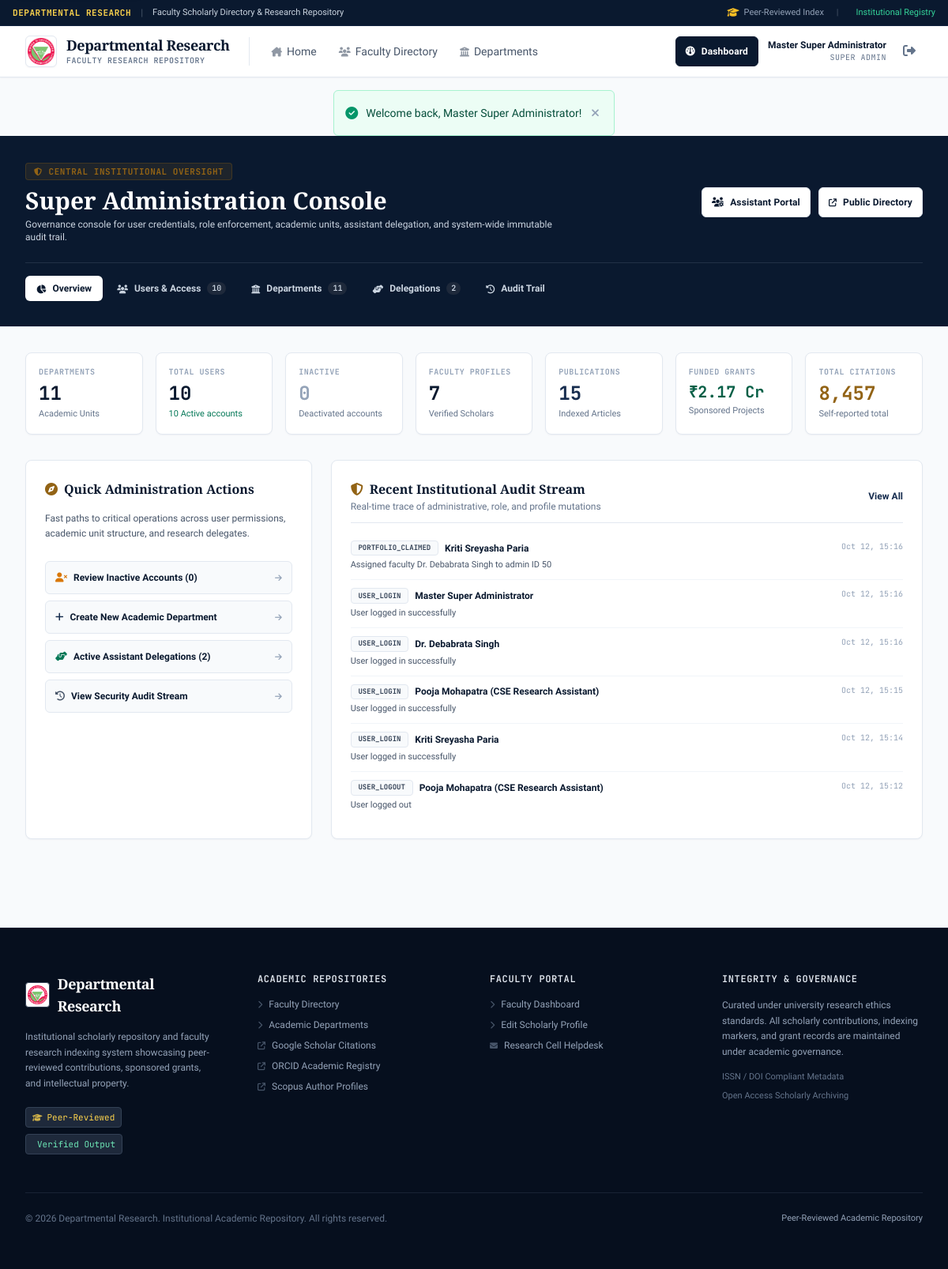
/admin/index.php (signed in), run on an earlier commit of the app's database.
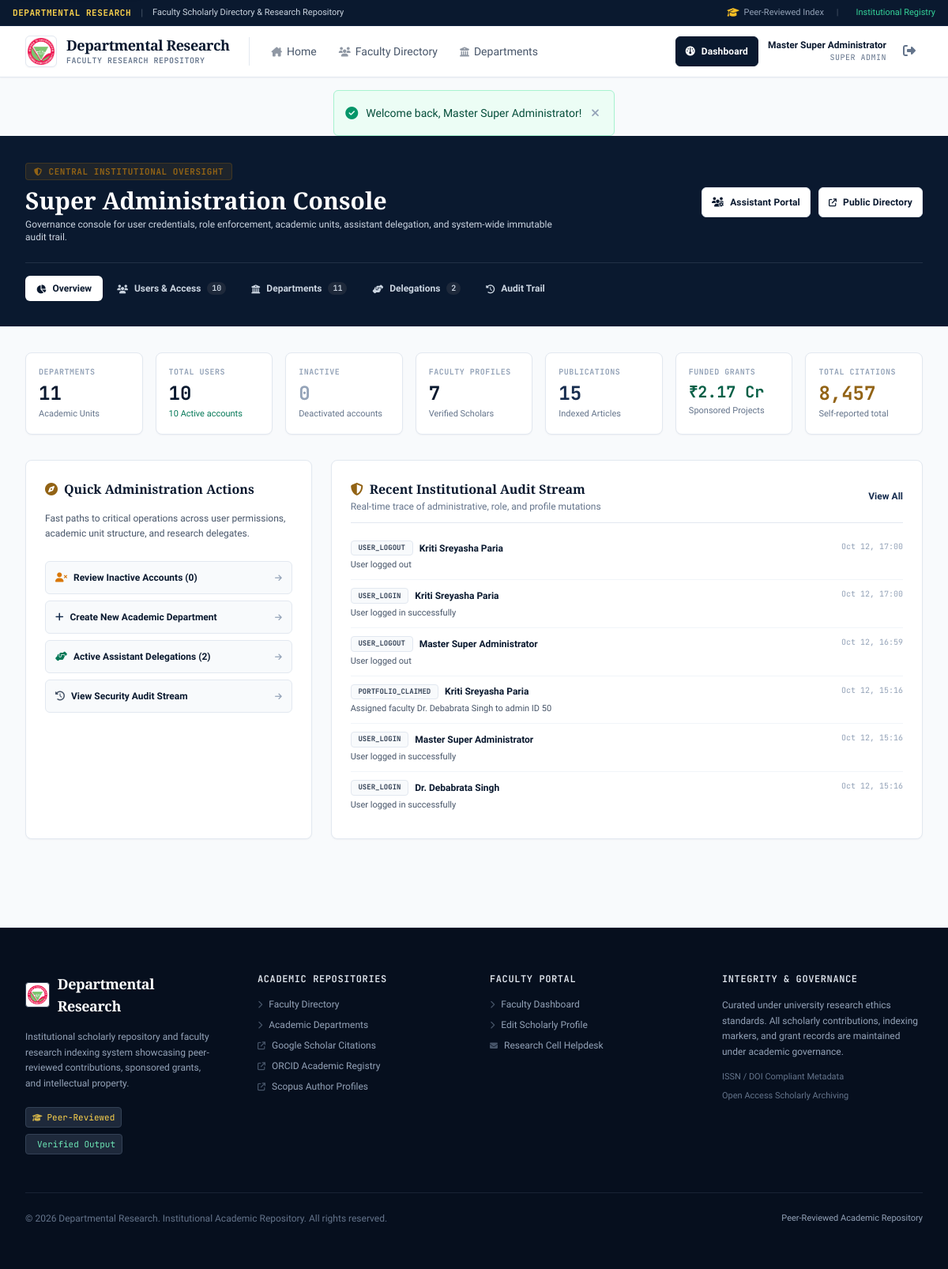
And on a later commit of the database.
### tables this page shows
CREATE TABLE `audit_logs` (
  `id` int(11) NOT NULL AUTO_INCREMENT,
  `user_id` int(11) DEFAULT NULL,
  `action` varchar(100) NOT NULL,
  `target_type` varchar(100) DEFAULT NULL,
  `target_id` int(11) DEFAULT NULL,
  `details` text DEFAULT NULL,
  `ip_address` varchar(50) DEFAULT NULL,
  `created_at` timestamp NOT NULL DEFAULT current_timestamp(),
  PRIMARY KEY (`id`),
  KEY `idx_audit_user` (`user_id`),
  KEY `idx_audit_action` (`action`),
  CONSTRAINT `fk_audit_user` FOREIGN KEY (`user_id`) REFERENCES `users` (`id`) ON DELETE SET NULL
);

CREATE TABLE `users` (
  `id` int(11) NOT NULL AUTO_INCREMENT,
  `email` varchar(191) NOT NULL,
  `password_hash` varchar(255) NOT NULL,
  `full_name` varchar(191) NOT NULL,
  `role` enum('super_admin','admin','faculty') NOT NULL DEFAULT 'faculty',
  `status` enum('active','inactive','pending') NOT NULL DEFAULT 'active',
  `created_at` timestamp NOT NULL DEFAULT current_timestamp(),
  `updated_at` timestamp NOT NULL DEFAULT current_timestamp() ON UPDATE current_timestamp(),
  PRIMARY KEY (`id`),
  UNIQUE KEY `email` (`email`),
  KEY `idx_role_status` (`role`,`status`)
);

### includes/helpers.php (called while the page is built, shortened)
<?php
function e(?string $value): string {
    return htmlspecialchars($value ?? '', ENT_QUOTES, 'UTF-8');
}
    ?>

### admin/index.php (the view, shortened to what the rows shown need)
<?php
require_once __DIR__ . '/../includes/helpers.php';
$db = Database::getConnection();
$currentTab = $_GET['tab'] ?? 'overview';
$auditPage = max(1, (int)($_GET['audit_page'] ?? 1));
$auditLimit = 20;
$auditOffset = ($auditPage - 1) * $auditLimit;
$auditWhere = ["1=1"];
$auditParams = [];
$auditWhereSql = implode(" AND ", $auditWhere);
$auditSql = "
    SELECT al.*, u.full_name as actor_name, u.email as actor_email, u.role as actor_role
    FROM audit_logs al
    LEFT JOIN users u ON al.user_id = u.id
    WHERE {$auditWhereSql}
    ORDER BY al.id DESC
    LIMIT {$auditLimit} OFFSET {$auditOffset}
";
$aStmt = $db->prepare($auditSql);
$aStmt->execute($auditParams);
$auditLogs = $aStmt->fetchAll(PDO::FETCH_ASSOC);
require_once __DIR__ . '/../includes/header.php';
?>
<div class="bg-oxford-navy text-white border-b border-scholar-border py-8">
    <div class="max-w-7xl mx-auto px-4 sm:px-6 lg:px-8">
        <div class="flex flex-col md:flex-row md:items-center justify-between gap-6">
            <div>
                <h1 class="text-2xl sm:text-3xl font-bold font-serif leading-tight text-white">Super Administration Console</h1>
            </div>
        </div>
    </div>
</div>
<div class="max-w-7xl mx-auto px-4 sm:px-6 lg:px-8 py-8 space-y-8">
    <?php if ($currentTab === 'overview'): ?>
        <div class="grid grid-cols-1 lg:grid-cols-3 gap-6">
            <div class="lg:col-span-2 academic-card p-6">
                <div class="divide-y divide-slate-100 text-xs">
                    <?php
                        $quickLogs = array_slice($auditLogs, 0, 6);
                        if (empty($quickLogs)):
                    ?>
                        <p class="py-6 text-center text-slate-400 text-xs">No audit events logged yet.</p>
                    <?php else: ?>
                        <?php foreach ($quickLogs as $l): ?>
                            <div class="py-2.5 flex items-start justify-between gap-3">
                                <div>
                                    <div class="flex items-center gap-2">
                                        <span class="academic-tag font-mono text-[9px] uppercase font-bold">
                                            <?= e($l['action']) ?>
                                        </span>
                                        <span class="font-semibold text-oxford-navy">
                                            <?= e($l['actor_name'] ?? 'System') ?>
                                        </span>
                                    </div>
                                    <p class="text-[11px] text-slate-600 mt-1"><?= e($l['details']) ?></p>
                                </div>
                                <span class="font-mono text-[10px] text-slate-400 flex-shrink-0"><?= date('M d, H:i', strtotime($l['created_at'])) ?></span>
                            </div>
                        <?php endforeach; ?>
                    <?php endif; ?>
                </div>
            </div>
        </div>
    <?php endif; ?>
</div>
<?php require_once __DIR__ . '/../includes/footer.php'; ?>

What changed in the data, as far as the page shows it:
no longer on this page (row unchanged): audit_logs: action "USER_LOGIN", user.full_name "Pooja Mohapatra (CSE Research Assistant)", details "User logged in successfully", created_at "Oct 12, 15:15"
no longer on this page (row unchanged): audit_logs: action "USER_LOGIN", user.full_name "Kriti Sreyasha Paria", details "User logged in successfully", created_at "Oct 12, 15:14"
no longer on this page (row unchanged): audit_logs: action "USER_LOGOUT", user.full_name "Pooja Mohapatra (CSE Research Assistant)", details "User logged out", created_at "Oct 12, 15:12"
added audit_logs: action "USER_LOGOUT", user.full_name "Kriti Sreyasha Paria", details "User logged out", created_at "Oct 12, 17:00"
added audit_logs: action "USER_LOGIN", user.full_name "Kriti Sreyasha Paria", details "User logged in successfully", created_at "Oct 12, 17:00"
added audit_logs: action "USER_LOGOUT", user.full_name "Master Super Administrator", details "User logged out", created_at "Oct 12, 16:59"
